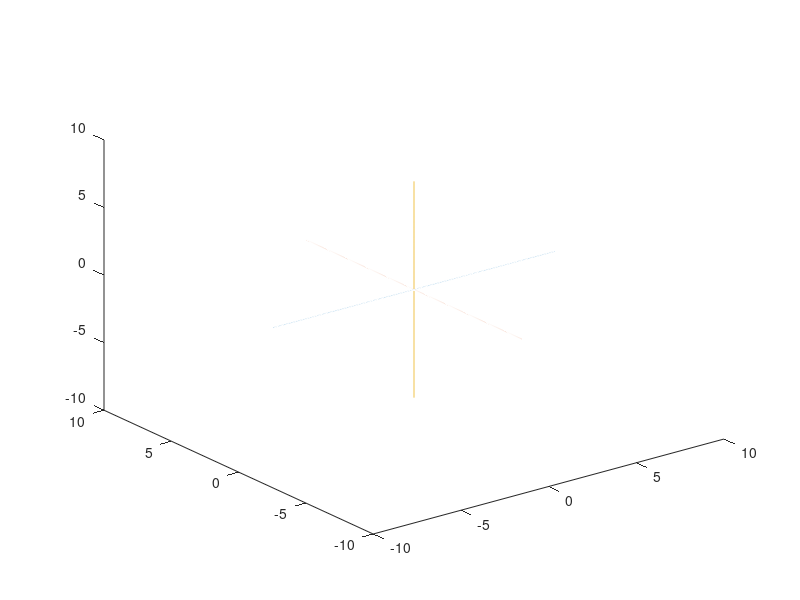

The MATLAB source for this figure: (Note: this script raises an error after producing the figure.)
function Min_Max_Right_NoInstance_CSVRead()
Data = csvread('RightArmMotionData.csv', 1,0);

Time = Data(1:end, 1);
Size = length(Time);
%--------------------------------------------------------------------------
%Arm_1 Vector Length
Arm_1 = Data(1:end, 2);

%Arm_2 Vector Length
Arm_2 = Data(1:end, 5);

%Arm_3 Vector Length
Arm_3 = Data(1:end, 8);


%--------------------------------------------------------------------------

%Arm 1------------------------------------------
%Phi Angle Setter
Upper_Arm_Phi = Data(1:end, 3);
[UAPmax, Upper_Arm_Phi_max] = max(Upper_Arm_Phi);
[UAPmin, Upper_Arm_Phi_min] = min(Upper_Arm_Phi);
Upper_Arm_Phi = pi/180*Upper_Arm_Phi;

%Theta Angle Setter
Upper_Arm_Theta = Data(1:end, 4);
[UATmax, Upper_Arm_Theta_max] = max(Upper_Arm_Theta);
[UATmin, Upper_Arm_Theta_min] = min(Upper_Arm_Theta);
Upper_Arm_Theta = pi/180*Upper_Arm_Theta;

%Arm 2------------------------------------------
%Phi Angle Setter
Forearm_Phi = Data(1:end, 6);
[FPmax, Forearm_Phi_max] = max(Forearm_Phi);
[FPmin, Forearm_Phi_min] = min(Forearm_Phi);
Forearm_Phi = pi/180*Forearm_Phi;

%Theta Angle Setter
Forearm_Theta = Data(1:end, 7);
[FTmax, Forearm_Theta_max] = max(Forearm_Theta);
[FTmin, Forearm_Theta_min] = min(Forearm_Theta);
Forearm_Theta = pi/180*Forearm_Theta;
%Arm 3------------------------------------------
%Phi Angle Setter
Hand_Phi = Data(1:end, 9);
[HPmax, Hand_Phi_max] = max(Hand_Phi);
[HPmin, Hand_Phi_min] = min(Hand_Phi);
Hand_Phi = pi/180*Hand_Phi;

%Theta Angle Setter
Hand_Theta = Data(1:end, 10);
[HTmax, Hand_Theta_max] = max(Hand_Theta);
[HTmin, Hand_Theta_min] = min(Hand_Theta);
Hand_Theta = pi/180*Hand_Theta;





%--------------------------------------------------------------------------
%Conversion from Spherical to Rectangular Coordinates 
%Arm 1
x_1 = Arm_1.*sin(Upper_Arm_Phi).*cos(Upper_Arm_Theta);
y_1 = Arm_1.*sin(Upper_Arm_Phi).*sin(Upper_Arm_Theta);
z_1 = Arm_1.*cos(Upper_Arm_Phi);

%Arm 2
x_2 = Arm_2.*sin(Forearm_Phi).*cos(Forearm_Theta);
y_2 = Arm_2.*sin(Forearm_Phi).*sin(Forearm_Theta);
z_2 = Arm_2.*cos(Forearm_Phi);

%Arm 3
x_3 = Arm_3.*sin(Hand_Phi).*cos(Hand_Theta);
y_3 = Arm_3.*sin(Hand_Phi).*sin(Hand_Theta);
z_3 = Arm_3.*cos(Hand_Phi);


%--------------------------------------------------------------------------
%Line/Axis Plots 
t1a = -8:.01:8;
t1b = 0*t1a;
t1c = 0*t1a;

t2b = -8:.01:8;
t2a = 0*t2b;
t2c = 0*t2b;

t3c = -8:.01:8;
t3a = 0*t3c;
t3b = 0*t3c;

%--------------------------------------------------------------------------
%Graphing loop
r_1 = .3;
r_2 = .2;
r_3 = .3;
n = 20;
cyl_color_1 = 'k';
cyl_color_2 = 'k';
cyl_color_3 = 'k';
closed = 1;
lines = 0;

for j = 1:Size
    %Plot Axes
    plot3(t1a, t1b, t1c);
    hold on
    plot3(t2a, t2b, t2c);
    hold on
    plot3(t3a, t3b, t3c);
    hold on
    
    %Coordinate Set
    %Arm 1
    xyz_begin_1 = [0 0 0];
    
    xyz_end_1 = [x_1(j) y_1(j) z_1(j)] + xyz_begin_1;
    
    %Arm_2
    xyz_begin_2 = xyz_end_1;
    
    xyz_end_2 = [x_2(j) y_2(j) z_2(j)] + xyz_begin_2;
    
    %Arm_3
    xyz_begin_3 = xyz_end_2;
    
    xyz_end_3 = [x_3(j) y_3(j) z_3(j)] + xyz_begin_3;
    
    %Arm_1
    switch(j)
        case Upper_Arm_Phi_max
            cyl_color_1 = 'blue';
        case Upper_Arm_Phi_min
            cyl_color_1 = 'red';
        case Upper_Arm_Theta_max
            cyl_color_1 = 'green';
        case Upper_Arm_Theta_min
            cyl_color_1 = 'm';
        otherwise
            cyl_color_1 = 'black';
    end
    
    Cylinder(xyz_begin_1,xyz_end_1,r_1,n,cyl_color_1,closed,lines)
    hold on
    
    %Arm_2
    
    switch(j)
        case Upper_Arm_Phi_max
            cyl_color_2 = 'blue';
        case Upper_Arm_Phi_min
            cyl_color_2 = 'red';
        case Upper_Arm_Theta_max
            cyl_color_2 = 'green';
        case Upper_Arm_Theta_min
            cyl_color_2 = 'm';
        otherwise
            cyl_color_2 = 'black';
    end
    
    Cylinder(xyz_begin_2,xyz_end_2,r_2,n,cyl_color_2,closed,lines)
    hold on
    
    %Arm_3
    switch(j)
        case Upper_Arm_Phi_max
            cyl_color_3 = 'blue';
        case Upper_Arm_Phi_min
            cyl_color_3 = 'red';
        case Upper_Arm_Theta_max
            cyl_color_3 = 'green';
        case Upper_Arm_Theta_min
            cyl_color_3 = 'm';
        otherwise
            cyl_color_3 = 'black';
    end
    
    Cylinder(xyz_begin_3,xyz_end_3,r_3,n,cyl_color_3,closed,lines)
    hold on
    
    axis([-5 5 -5 5 -5 5])
    drawnow
    pause(.005)
    hold off
end

%Table Var Names - for min and max export
Upper_Arm_Phi_Right = [UAPmax; Upper_Arm_Phi_max; UAPmin; Upper_Arm_Phi_min];
Upper_Arm_Theta_Right = [UATmax; Upper_Arm_Theta_max; UATmin; Upper_Arm_Theta_min];
Forearm_Phi_Right = [FPmax;Forearm_Phi_max;FPmin; Forearm_Phi_min];
Forearm_Theta_Right = [FTmax;Forearm_Theta_max; FTmin; Forearm_Theta_min];
Hand_Phi_Right = [HPmax; Hand_Phi_max; HPmin; Hand_Phi_min];
Hand_Theta_Right = [HTmax; Hand_Theta_max; HTmin; Hand_Theta_min];

RowNames = {'Max'; 'Time Index # at which Max occurred'; 'Min'; 'Time Index # at which Min occurred'};


%Make and export CSV file with Min and Max values
T = table(Upper_Arm_Phi_Right, Upper_Arm_Theta_Right, Forearm_Phi_Right, Forearm_Theta_Right, Hand_Phi_Right, Hand_Theta_Right, 'RowNames', RowNames);
writetable(T, 'RightArmMotion_Min_Max_Data.csv', 'WriteRowNames', true);

%Type out CSV file in Command Window
%type 'RightArmMotion_Min_Max_Data.csv'

